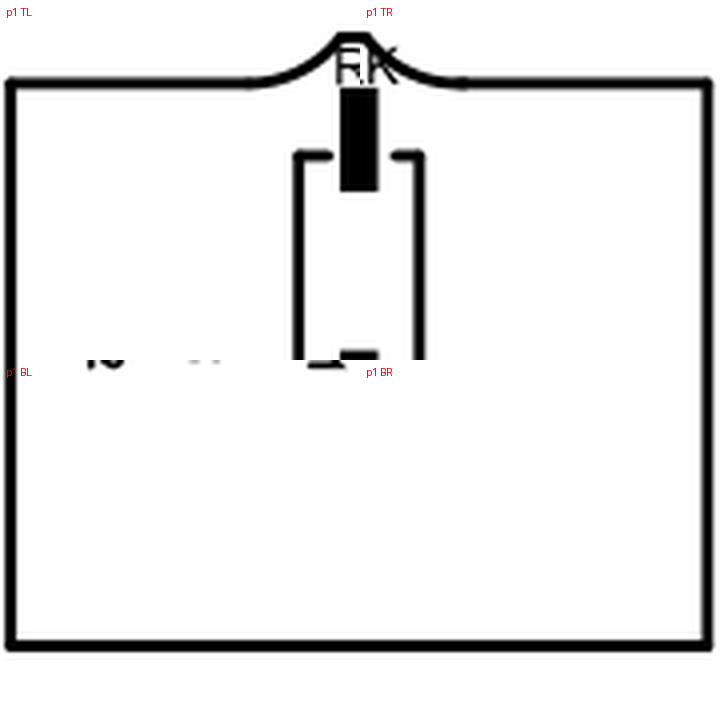
#> input picture 外壳设计/ref/pcbpdf/holes_p1.png, 720 x 720 px, given in place of p1.png, which was not available
$ python measure_pixels.py
#> lines starting #> are read from the running program, lines starting #| are printed output that depends on the picture; after the words box and inside, x2 and y2 are one past the last pixel; in counts of white or black regions, pixels touching at a corner belong together
# -*- coding: utf-8 -*-
"""用像素法测量 PCB 四角安装孔直径，并用板框 61.8x100mm 标定"""
from PIL import Image, ImageDraw
import numpy as np

# p4 品红板框 bbox (4x 渲染): x 75..778 px, y 73..1209 px
BX0, BX1, BY0, BY1 = 75, 778, 73, 1209
PX_PER_MM_X = (BX1 - BX0) / 61.8 / 4 * 4 / 4  # px/mm, 渲染 4x
PX_PER_MM = (BX1 - BX0) / 61.8
PY_PER_MM = (BY1 - BY0) / 100.0
print(f'标定: {PX_PER_MM:.3f} px/mm (X), {PY_PER_MM:.3f} px/mm (Y)')

MIL = 0.0254
holes = {
    'TL': (225, -169.949),
    'TR': (2142.0079, -169.9411),
    'BL': (225, -3766),
    'BR': (2142.0079, -3765.9921),
}
centers = {}
for k, (mx, my) in holes.items():
    px = BX0 + mx * MIL * PX_PER_MM
    py = BY0 + abs(my) * MIL * PY_PER_MM
    centers[k] = (int(round(px)), int(round(py)))
    print(f'  {k} -> pixel ({px:.1f}, {py:.1f})')

for name in ['p1', 'p2', 'p4', 'p5']:
    im = np.array(Image.open(f'pcbpdf/{name}.png').convert('RGB'))
#> im is the input picture: shape (720, 720, 3); mean R, G, B 235.2, 235, 235
    print(f'===== {name} =====')
    tiles = []
    for k, (cx, cy) in centers.items():
        R = 45
        a = im[cy - R:cy + R, cx - R:cx + R]
        r, g, b = a[:, :, 0].astype(int), a[:, :, 1].astype(int), a[:, :, 2].astype(int)
        white = (r > 235) & (g > 235) & (b > 235)
        dark = (r < 90) & (g < 90) & (b < 90)
        # 中心行/列连续段
        def run_at(mask):
#> (the run stopped early here; a loop or call above may not have finished)

$ run again, on 外壳设计/ref/pcbpdf/p1.png
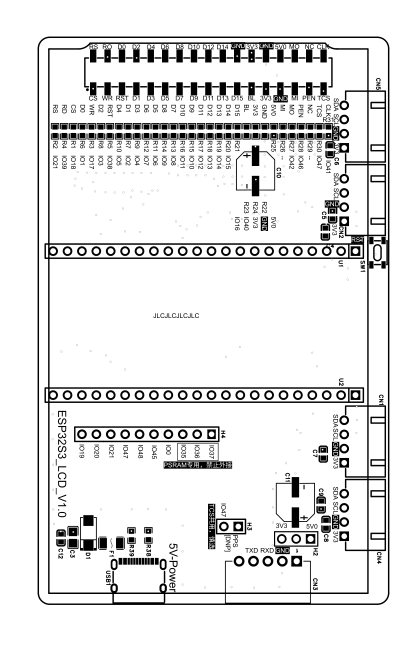
#> input picture 外壳设计/ref/pcbpdf/p1.png, 831 x 1312 px (shown at 1/2 size)
#> im is the input picture: shape (1312, 831, 3); min 0, max 255, mean 229.2
#> the loop `for k, (cx, cy) in centers.items():` made 4 passes
#> (printed output is left out)
#> after the loop `for k, (cx, cy) in centers.items():`:
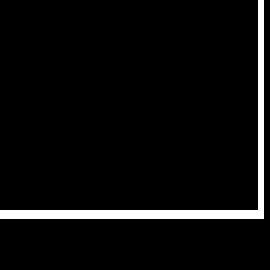
#> dark: shape (90, 90) bool (shown 3 times larger); 5% white; 1 white region, box (x1, y1, x2, y2) and area: (0, 0, 88, 73) 404
#> after the loop `for k, (cx, cy) in centers.items():`:
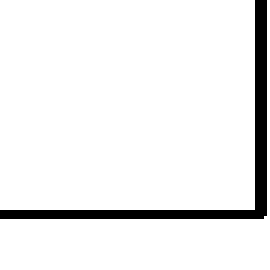
#> white: shape (90, 90) bool (shown 3 times larger); 93.3% white; 1 black region, box (x1, y1, x2, y2) and area: (0, 0, 89, 73) 546
#> after the loop `for k, (cx, cy) in centers.items():`: tiles = 4 items
#> W = 720
#> the loop `for i, t in enumerate(tiles):` made 4 passes
